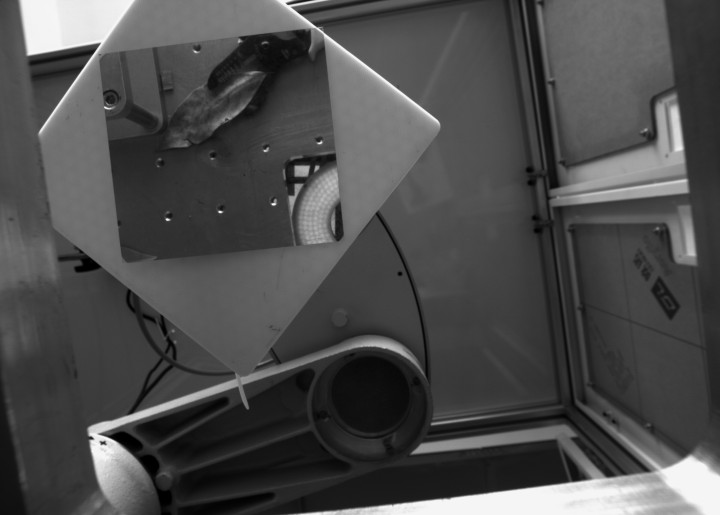
#> input picture 2.png, 720 x 515 px
$ python main9.py
#> lines starting #> are read from the running program, lines starting #| are printed output that depends on the picture
import cv2
import  numpy as np

img_1 = cv2.imread("2.png",1)
#> img_1 is the input picture: shape (515, 720, 3); min 0, max 255, mean 76.3
img_2 = cv2.imread("2.png",1)
img_3 = img_1 + img_2
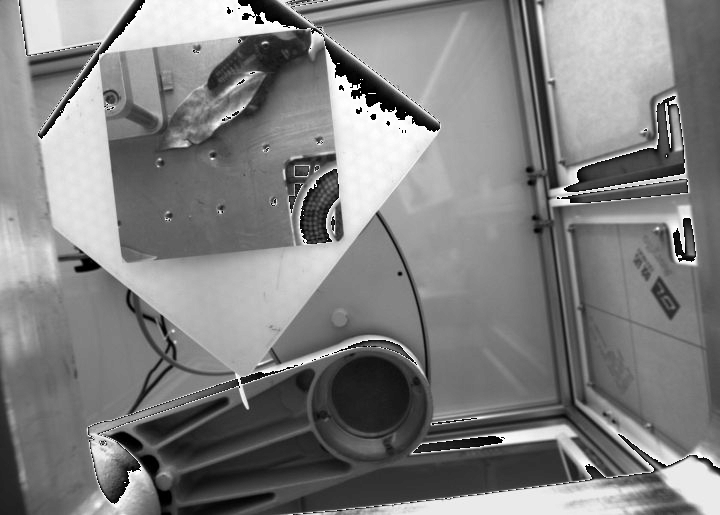
#> img_3: shape (515, 720, 3); min 0, max 254, mean 128.4
cv2.imshow("horizontal",img_2)
cv2.imshow("vertical",img_1)
cv2.imshow("Added image", img_3)

cv2.waitKey(10000)
cv2.destroyAllWindows

$ run again, with 5.png copied over 2.png
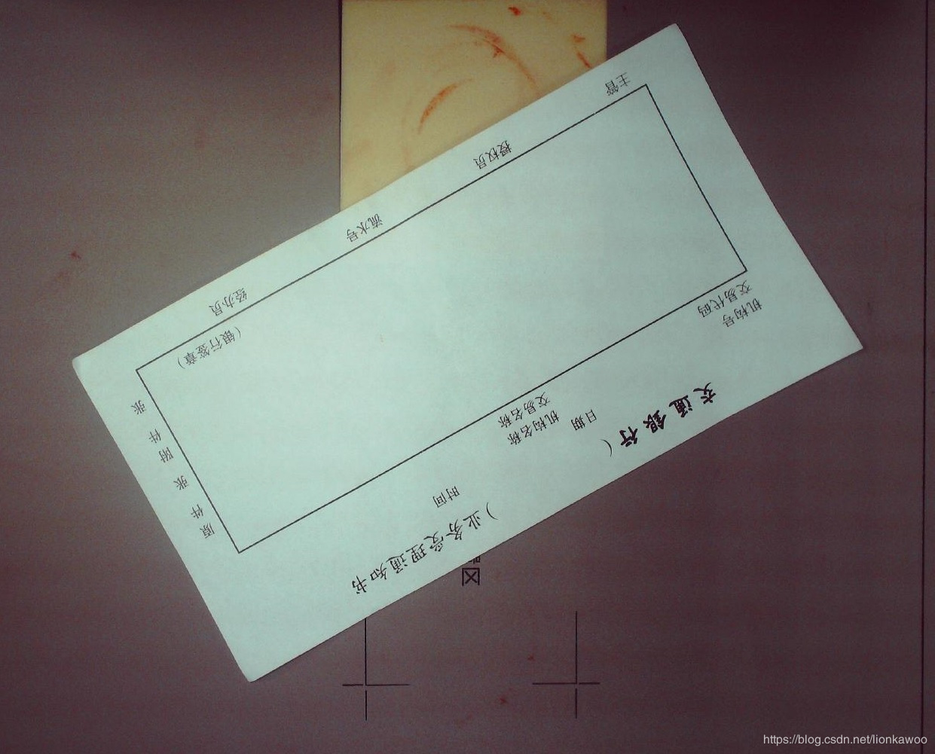
#> input picture 5.png, 935 x 754 px, shrunk from 1241 x 1001 before the run
#> img_1 is the input picture: shape (754, 935, 3); mean B, G, R 107.5, 111.4, 113.8
#> `img_3 = img_1 + img_2`:
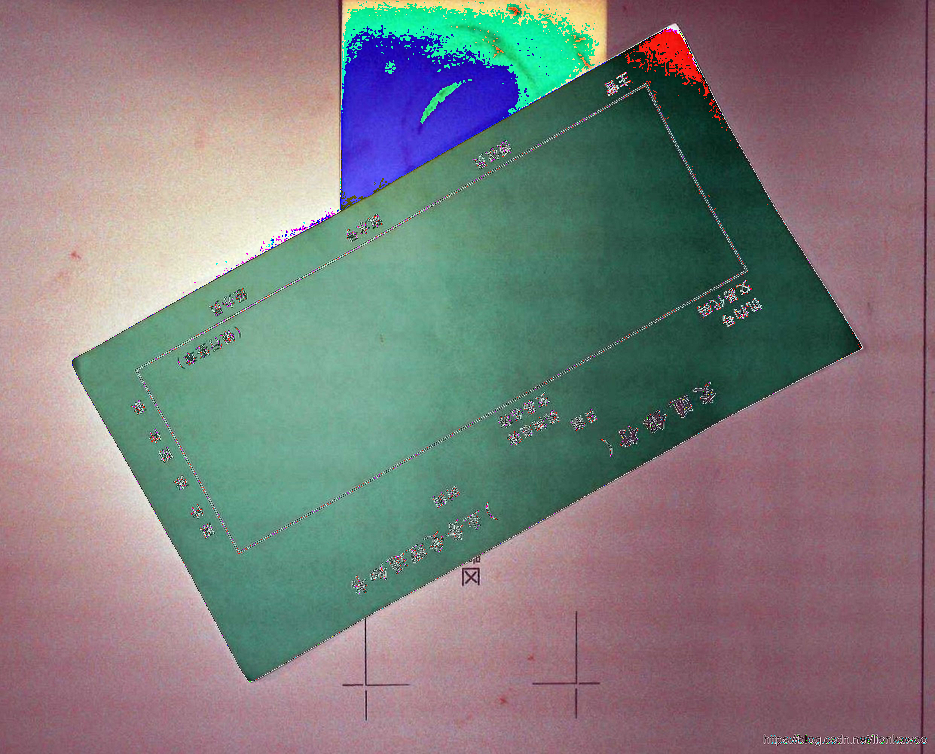
#> img_3: shape (754, 935, 3); mean B, G, R 124.2, 124.7, 126.2

$ run again, with 7.png copied over 2.png
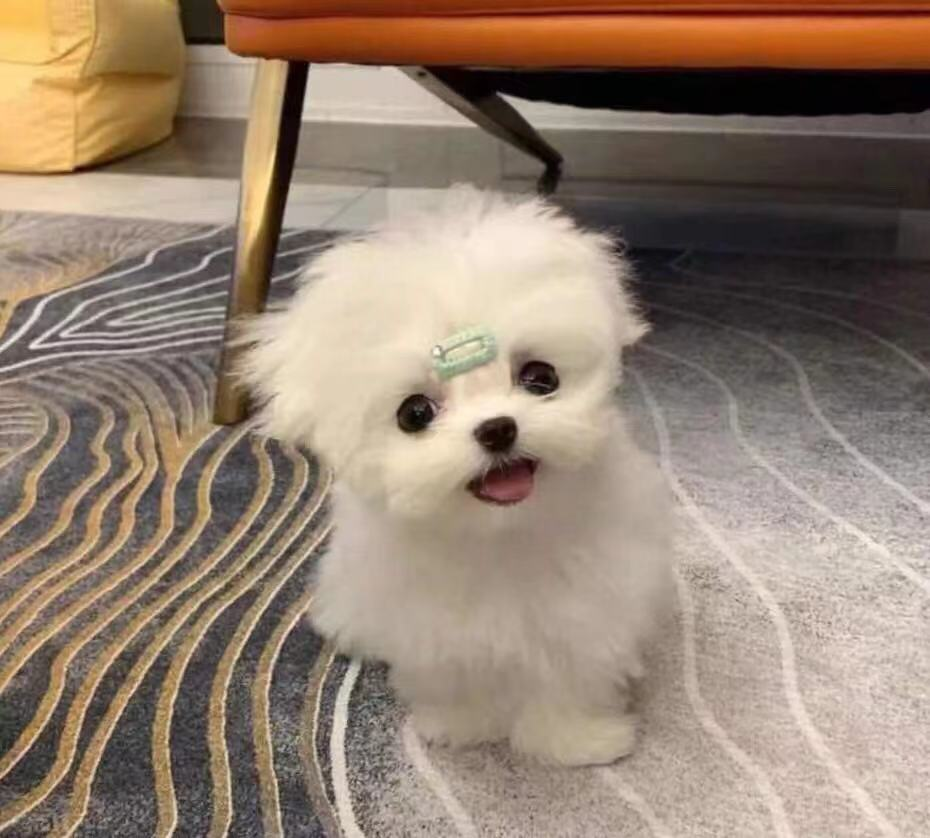
#> input picture 7.png, 930 x 838 px
#> img_1 is the input picture: shape (838, 930, 3); mean B, G, R 113, 129, 147.7
#> `img_3 = img_1 + img_2`:
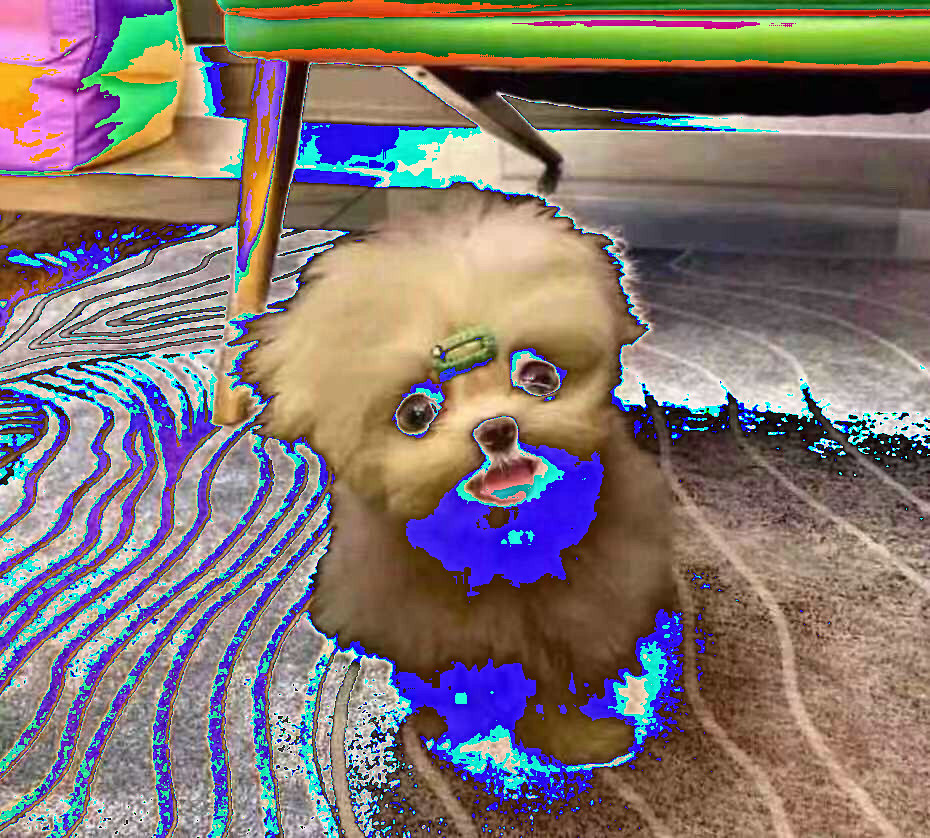
#> img_3: shape (838, 930, 3); mean B, G, R 114.7, 116.3, 128.7
